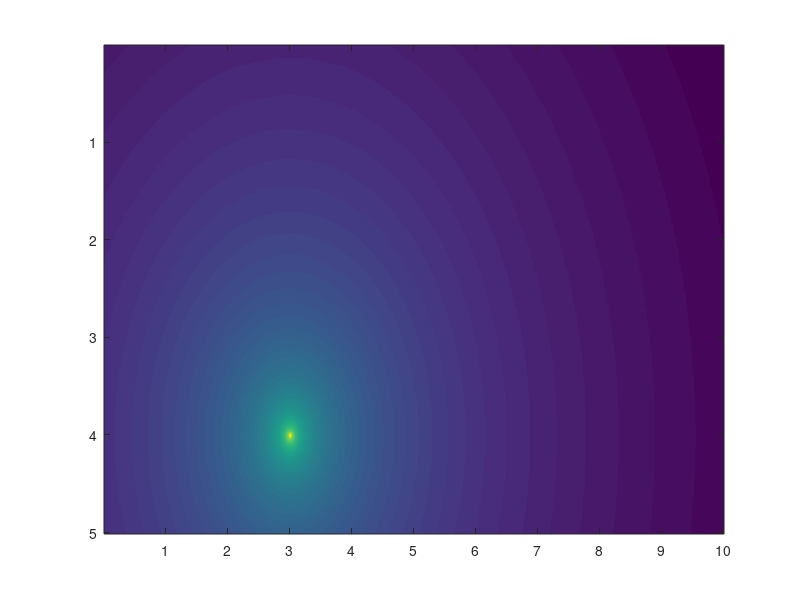
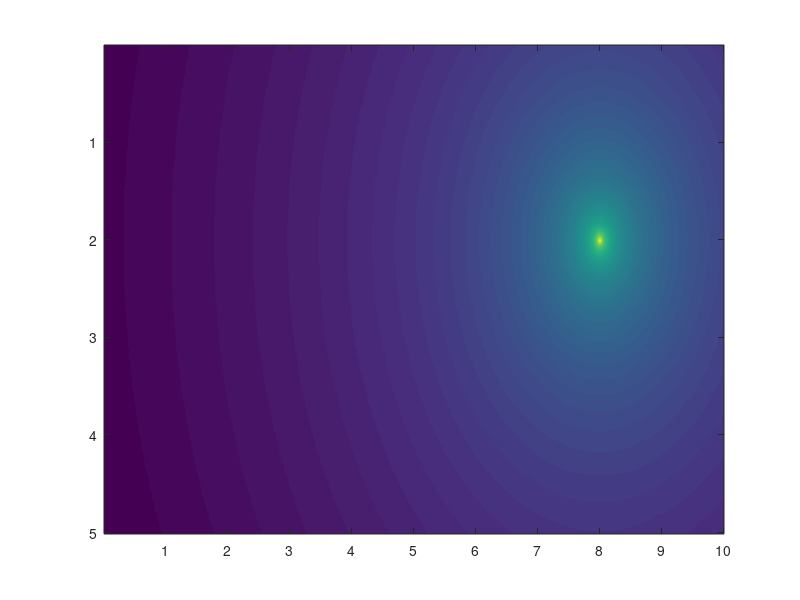
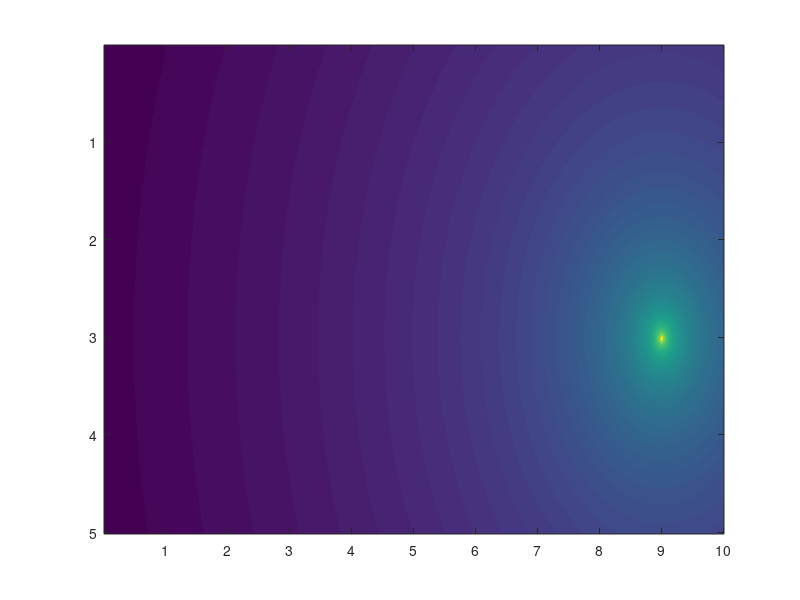
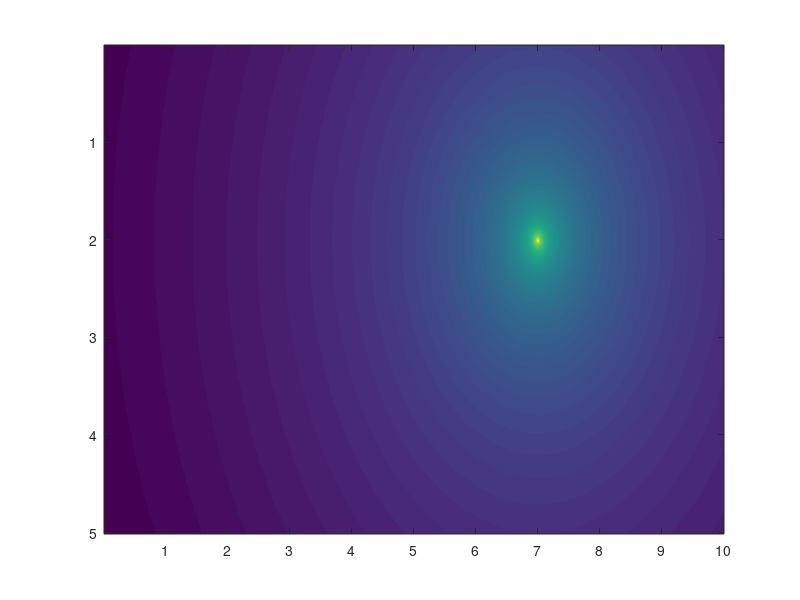

Write MATLAB code to recreate these figures, in order.
clear 
n=2;
d=1;
mu=0;
sigma=0.3;
Gr=1;
R=0.001;
f=2.4;
%Gt=rho;
Pt=20;
%+normrnd(mu,sigma);
RSSI_reale = @(A,n,d,mu,sigma) A-10*log2(d);
RSSI=@(A,n,d,mu,sigma) A-10*log2(d)+normrnd(mu,sigma);
Pr=@(Pt,Gt,Gr,R,f) Pt+Gt+Gr-20*log10(R)-20*log2(f)-92.45;
%ComputeAngle=@(angle_temp) rho(angle_temp);
computeDist=@(A,RSSI,n) 2.^((A-RSSI)/(10*n));

x=0:0.01:10;
y=0:0.01:5;

coord_X=2;
coord_Y=3;
dist_X=-ones(size(y'))*(coord_X-x);
dist_Y=(coord_Y-y')*ones(size(x));
dist=dist_X.^2+dist_Y.^2;
mask=((dist_Y(:,1)>0*ones(size(x))) & (ones(size(y'))*dist_X(1,:)>0))+...
       2*((dist_Y(:,1)>0*ones(size(x))) & (ones(size(y'))*dist_X(1,:)<0))+...
        3*((dist_Y(:,1)<0*ones(size(x))) & (ones(size(y'))*dist_X(1,:)<0))+...
        4*((dist_Y(:,1)<0*ones(size(x))) & (ones(size(y'))*dist_X(1,:)>0));
angle=atan(dist_Y./dist_X);
angle_def=angle.*(mask==1)+ ((pi+angle).*(mask==2))+ ((pi+angle).*(mask==3))+ ((2*pi+angle).*(mask==4));
thickness=0.0001;
theta = 0:thickness:2*pi;
%rho=abs(cos(pi/2.*cos(theta-pi/2))./sin(theta-pi/2)).^2;
rho=ones(size(theta))*1.64;


%matrix_Pr=Pr(Pt,angle_index,Gr,R,f);
matrix=RSSI(60,n,dist,mu,sigma);



computeDist=@(A,RSSI,n) 2^((A-RSSI)/(10*n));
sigma=0.2;
nprop = 2; 
RSSI=@(A,n,sigma,d) A-(10*nprop*log2(d)+normrnd(0,sigma)); %normrnd(n,0.5)
x=0:0.01:10;
y=0:0.01:5;

n=2;A=60;
%n_r=[2,2];
%<<<<<<< Updated upstream
n_r=[nprop];
%=======
n_r=[nprop];
%>>>>>>> Stashed changes
c_1=[3,4];c_2=[8,2];c_3=[9,3]; c_4 = [7,2] ; c_5 = [1,3.5];



figure();
dist_X=-ones(size(y'))*(c_1(1)-x);
dist_Y=(c_1(2)-y')*ones(size(x));
dist_1=sqrt(dist_X.^2+dist_Y.^2);
m_1=RSSI(60,n,sigma,dist_1);
m_1_Real = RSSI_reale(A,n,dist_1,mu,sigma);
imagesc(m_1);
xticks(0:100:1000);xticklabels([0:1:10]);yticks(0:100:500);yticklabels([0:1:5]);
clear dist_X dist_Y

figure();
dist_X=-ones(size(y'))*(c_2(1)-x);
dist_Y=(c_2(2)-y')*ones(size(x));
dist_2=sqrt(dist_X.^2+dist_Y.^2);
m_2=RSSI(60,n,sigma,dist_2);
m_2_Real = RSSI_reale(A,n,dist_2,mu,sigma);

imagesc(m_2);
xticks(0:100:1000);xticklabels([0:1:10]);yticks(0:100:500);yticklabels([0:1:5]);
clear dist_X dist_Y

figure();
dist_X=-ones(size(y'))*(c_3(1)-x);
dist_Y=(c_3(2)-y')*ones(size(x));
dist_3=sqrt(dist_X.^2+dist_Y.^2);
m_3=RSSI(60,n,sigma,dist_3);
m_3_Real = RSSI_reale(A,n,dist_3,mu,sigma);

imagesc(m_3);
xticks(0:100:1000);xticklabels([0:1:10]);yticks(0:100:500);yticklabels([0:1:5]);
clear dist_X dist_Y


figure();
dist_X=-ones(size(y'))*(c_4(1)-x);
dist_Y=(c_4(2)-y')*ones(size(x));
dist_4=sqrt(dist_X.^2+dist_Y.^2);
m_4=RSSI(60,n,sigma,dist_4);
m_4_Real = RSSI_reale(A,n,dist_4,mu,sigma);

figure();
dist_X=-ones(size(y'))*(c_5(1)-x);
dist_Y=(c_5(2)-y')*ones(size(x));
dist_5=sqrt(dist_X.^2+dist_Y.^2);
m_5=RSSI(60,n,sigma,dist_5);
m_5_Real = RSSI_reale(A,n,dist_5,mu,sigma);


imagesc(m_4);
xticks(0:100:1000);xticklabels([0:1:10]);yticks(0:100:500);yticklabels([0:1:5]);
clear dist_X dist_Y



pos=[4,2];
iPos(1)=find(x==pos(1));
iPos(2)=find(y==pos(2));
RSSI_1=m_1(iPos(2),iPos(1));d11=computeDist(A,RSSI_1,n_r(1));
RSSI_2=m_2(iPos(2),iPos(1));d21=computeDist(A,RSSI_2,n_r(1));
RSSI_3=m_3(iPos(2),iPos(1));d31=computeDist(A,RSSI_3,n_r(1));
RSSI_4=m_4(iPos(2),iPos(1));d41=computeDist(A,RSSI_4,n_r(1));
RSSI_5=m_5(iPos(2),iPos(1));d51=computeDist(A,RSSI_5,n_r(1));
%distanze di riferimento (reali)
RSSI_1_real =m_1_Real(iPos(2),iPos(1));d11_real=computeDist(A,RSSI_1_real,2);
RSSI_2_real =m_2_Real(iPos(2),iPos(1));d12_real=computeDist(A,RSSI_2_real,2);
RSSI_3_real =m_3_Real(iPos(2),iPos(1));d13_real=computeDist(A,RSSI_3_real,2);
RSSI_4_real =m_4_Real(iPos(2),iPos(1));d14_real=computeDist(A,RSSI_4_real,2);
RSSI_5_real =m_5_Real(iPos(2),iPos(1));d15_real=computeDist(A,RSSI_5_real,2);







% maximum likelihood 
positions_matrix_x = [c_1(1),c_2(1),c_3(1),c_4(1),c_5(1)];
positions_matrix_y = [c_1(2),c_2(2),c_3(2),c_4(2),c_5(2)];
distances_matrix = [d11_real,d12_real,d13_real,d14_real,d15_real];
s = size(positions_matrix_x,2);

 
 
  for   i = 1: (s-1)
       matrixA(i,1) = 2*(positions_matrix_x(i) - (positions_matrix_x(1,s))); 
       i = i+1 ; 
  end 
  
  for j = 1:(s-1)
     matrixA(j,2)=   2*(positions_matrix_y(j) - (positions_matrix_y(1,s))); 
       j = j+1 ; 
  end

  
 
  for i = 1:(s-1)
      matrixB(i,1)= ((positions_matrix_x(i).^2) - (positions_matrix_x(1,s).^2))+ ((positions_matrix_y(i).^2) - (positions_matrix_y(1,s).^2)) + (((d15_real).^2)-((distances_matrix(i).^2)))  ; 
      
      i = i+1 ;  
      

  end
  
  position = inv(matrixA'* matrixA)*(matrixA')*(matrixB) ;
  
  
 


